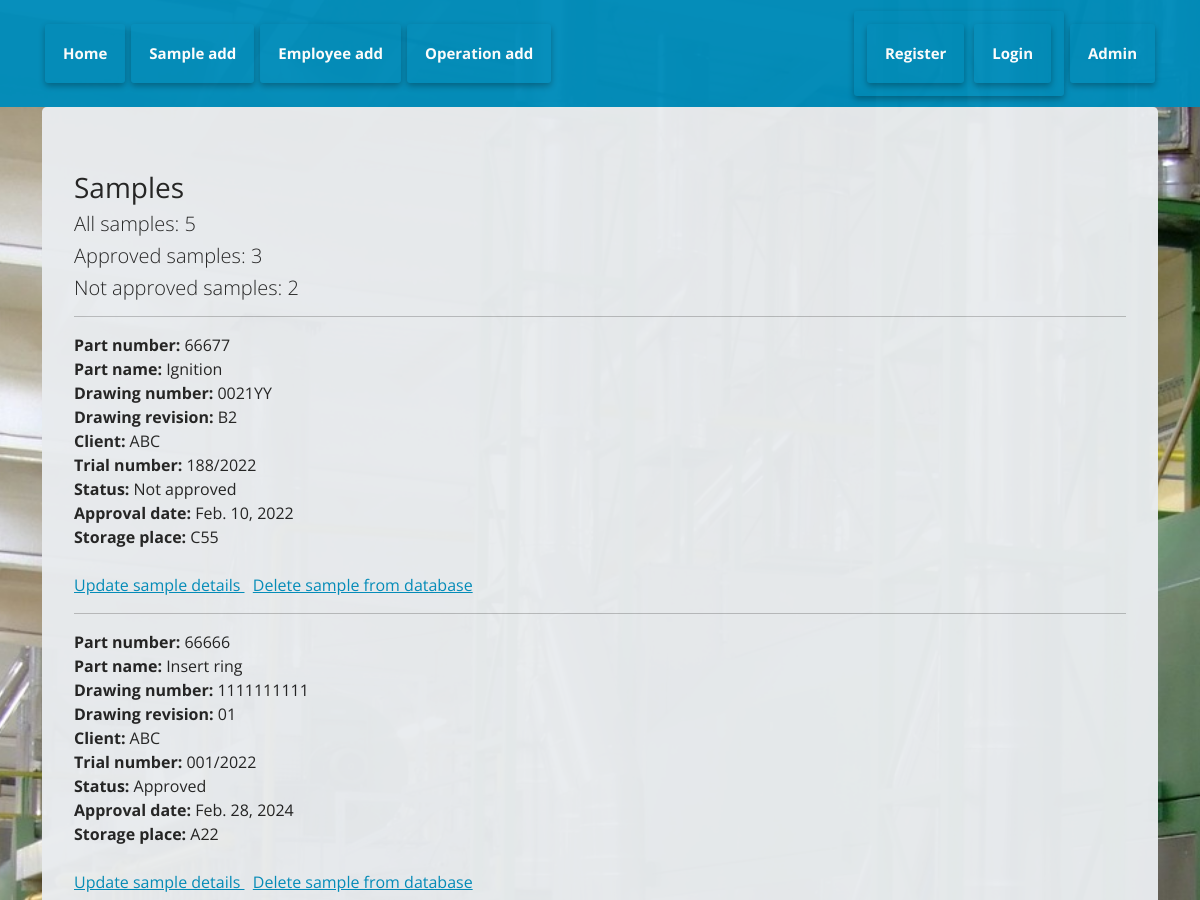
The page /samples/ (upper part) on the database as committed earlier.
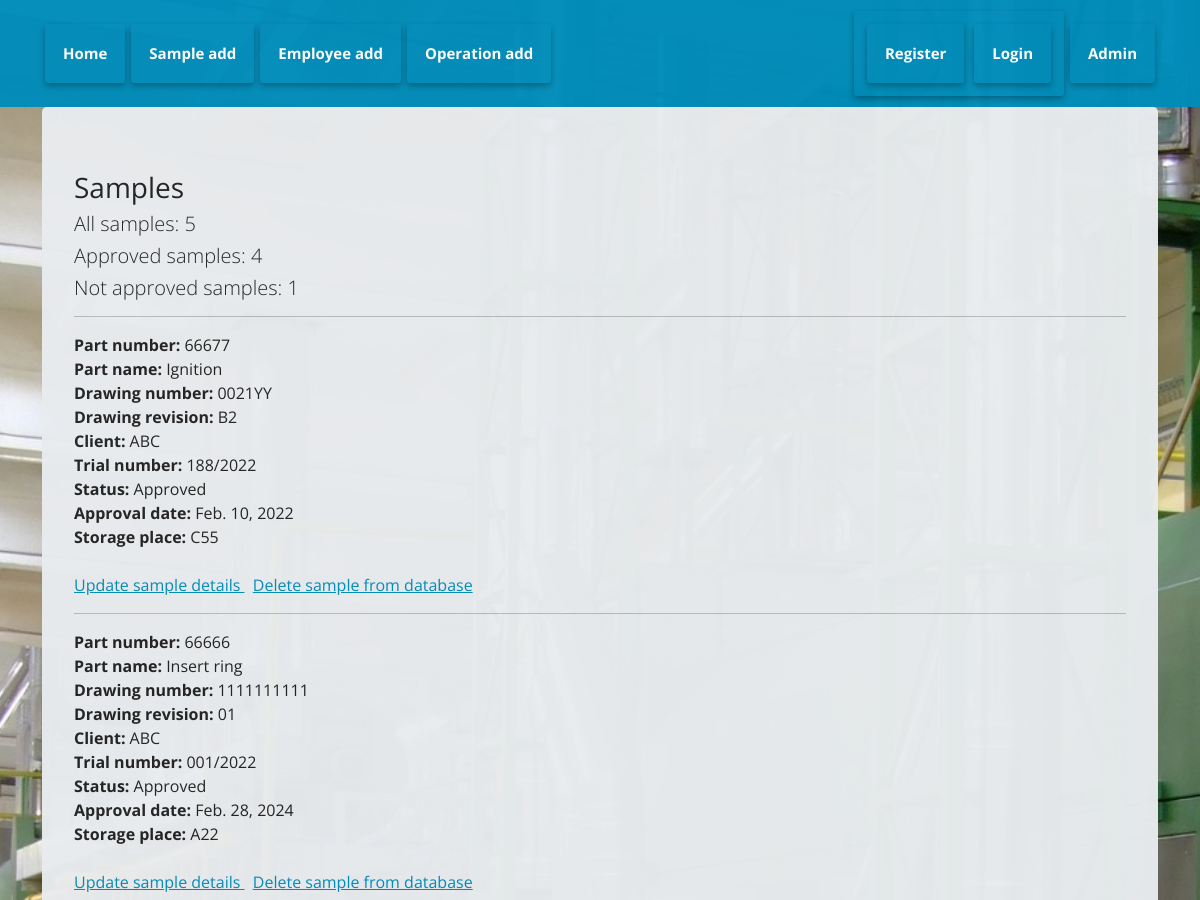
The same page on the database as committed later.
### samples/models.py (models this page shows, shortened)
class Samples(models.Model):
    part_number = models.IntegerField(validators=[MinValueValidator(100), MaxValueValidator(99999)], unique=True)
    part_name = models.CharField(max_length=255, unique=False)
    drawing_number = models.CharField(max_length=20, unique=False)
    drawing_revision = models.CharField(max_length=20, unique=False)
    client = models.CharField(max_length=125)
    trial_number = models.CharField(max_length=20, unique=True)
    APPROVED = 'Approved'
    NOT_APPROVED = 'Not approved'
    STATUS_CHOICES = [
            (APPROVED, 'Approved'),
            (NOT_APPROVED, 'Not approved'),
        ]
    status = models.CharField(max_length=20, choices=STATUS_CHOICES, default='Not approved')
    approval_date = models.DateField(blank=True, null=True)
    storage_place = models.CharField(max_length=50, unique=True)
    class Meta:
        verbose_name = "Samples"
        verbose_name_plural = "Samples"

### samples/views.py (the view)
# urls.py: path('', include('samples.urls')),
def samples(request):
    queryDataAll = Samples.objects.all()
    paginator = Paginator(queryDataAll, 5)
    page_number = request.GET.get('page')
    page_obj = paginator.get_page(page_number)
    approved = Samples.objects.filter(status='Approved').count()
    not_approved = Samples.objects.filter(status='Not approved').count()
    context = {
        'AllSamples': queryDataAll,
        'approved': approved,
        'not_approved': not_approved,
        'page_obj': page_obj
    }
    return render(request, 'samp/samples.html', context)

### samples/templates/samp/samples.html (shortened to what this page needs)
{% extends 'base.html'  %}
{%  block content %}
<!DOCTYPE html>
<html lang="en">
<head>
    <h3><b> Samples </b></h3>
    <h5> All samples: {{ AllSamples.count }} </h5>
    <h5> Approved samples: {{ approved }} </h5>
    <h5> Not approved samples: {{ not_approved }} </h5>
</head>
<hr>
    {% for sample in page_obj %}
        <b>Part number:</b> {{ sample.part_number }}
        <br>
        <b>Part name:</b> {{ sample.part_name }}
        <br>
        <b>Drawing number:</b> {{ sample.drawing_number }}
        <br>
        <b>Drawing revision:</b> {{ sample.drawing_revision }}
        <br>
        <b>Client:</b> {{ sample.client }}
        <br>
        <b>Trial number:</b> {{ sample.trial_number }}
        <br>
        <b>Status:</b> {{ sample.status }}
        <br>
        <b>Approval date:</b> {{ sample.approval_date }}
        <br>
        <b>Storage place:</b> {{ sample.storage_place }}
        <br>
        <br>
        <a href="{% url 'sample-update' sample.part_number %}"> Update sample details </a>
        <a href="{% url 'sample-delete' sample.part_number %}"> Delete sample from database </a>
        <br>
        <hr>
    {% endfor %}
        <br>
</html>
{% endblock %}

Rows that differ between the two databases and show on the page:
changed Samples "Ignition": status "Not approved" → "Approved"
Other text that changed with them:
{{ approved }}: "3" → "4"
{{ not_approved }}: "2" → "1"
